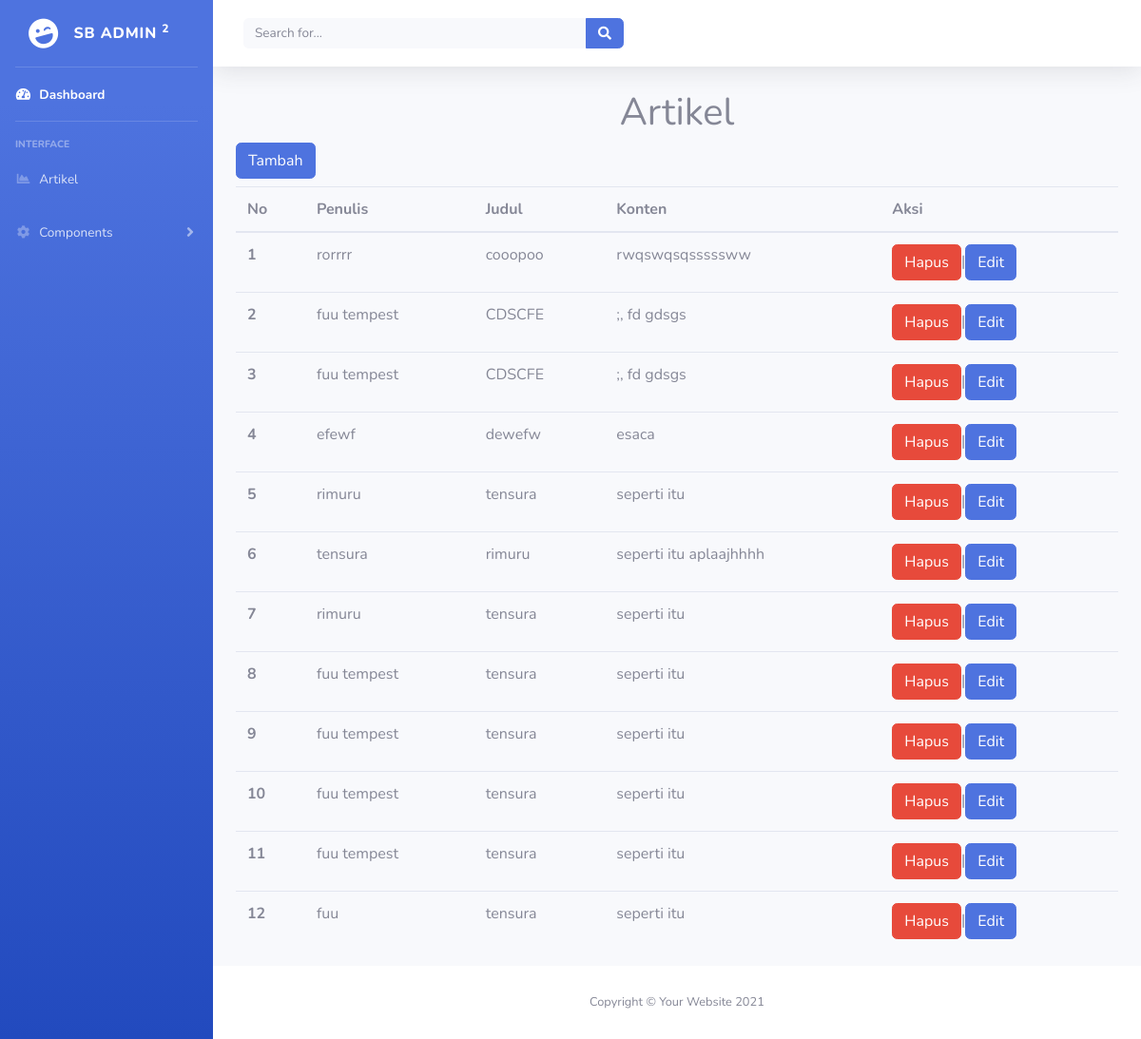
Page /admin.php?page=tabel-artikel on the committed database.
### tables this page shows
CREATE TABLE `artikel` (
  `id` int NOT NULL,
  `penulis` varchar(255) NOT NULL,
  `judul` varchar(255) NOT NULL,
  `konten` text NOT NULL,
  `gambar` varchar(100) DEFAULT NULL,
  `tanggal` date DEFAULT NULL,
  `tags` varchar(255) DEFAULT NULL
);

### controler/admin/tabel_artikel.php (called while the page is built)
<?php
include __DIR__.'/../db_connect.php';
$sql = "SELECT * FROM artikel ORDER BY id DESC";
$query = mysqli_query($connect, $sql);
?>

### views/admin/tabel_artikel.php (the view)
<div class="container-fluid">
    <h1 class="text-center">
        Artikel
    </h1>
    <a class="btn btn-primary mb-2" href="http://localhost/cms/admin.php?page=tambah-artikel" role="button">Tambah</a>
<table class="table">
  <thead>
    <tr>
      <th scope="col">No</th>
      <th scope="col">Penulis</th>
      <th scope="col">Judul</th>
      <th scope="col">Konten</th>
      <th scope="col">Aksi</th>
    </tr>
  </thead>
  <tbody>
    <?php
    $no=1;
    while($data = mysqli_fetch_assoc($query)){
    ?>
    <tr>
      <th scope="row"><?= $no ?></th>
      <td><?= $data['penulis'] ?></td>
      <td><?= $data['judul'] ?></td>
      <td><?= $data['konten'] ?></td>
      <td><a href="?page=delete-artikel&id=<?=$data['id']?>" class="btn btn-danger "onclick="return confirm('Apakah anda ingin menghapus data ini')">Hapus</a>|<a href="?page=edit-artikel&id=<?=$data['id']?>" class="btn btn-primary">Edit</a></td>
    </tr>
    <?php
    $no++;
      } ?>
  </tbody>
</table>
</div>

### layouts/admin/header.php (shortened to what this page needs)
<head>
    <link href="vendor/fontawesome-free/css/all.min.css" rel="stylesheet" type="text/css">
    <link href="css/sb-admin-2.min.css" rel="stylesheet">
</head>
<body id="page-top">
    <div id="wrapper">

### layouts/admin/sidebar.php (shortened to what this page needs)
<ul class="navbar-nav bg-gradient-primary sidebar sidebar-dark accordion" id="accordionSidebar">
<a class="sidebar-brand d-flex align-items-center justify-content-center" href="index.html">
    <div class="sidebar-brand-icon rotate-n-15">
        <i class="fas fa-laugh-wink"></i>
    </div>
    <div class="sidebar-brand-text mx-3">SB Admin <sup>2</sup></div>
</a>
<hr class="sidebar-divider my-0">
<li class="nav-item active">
    <a class="nav-link" href="admin.php">
        <i class="fas fa-fw fa-tachometer-alt"></i>
        <span>Dashboard</span></a>
</li>
<hr class="sidebar-divider">
<div class="sidebar-heading">
    Interface
</div>
 <li class="nav-item">
    <a href ="admin.php?page=tabel-artikel" class="nav-link">
        <i class="fas fa-fw fa-chart-area"></i>
        <span>Artikel</span>
    </a>
</li>
<li class="nav-item">
    <a class="nav-link collapsed" href="#" data-toggle="collapse" data-target="#collapseTwo"
        aria-expanded="true" aria-controls="collapseTwo">
        <i class="fas fa-fw fa-cog"></i>
        <span>Components</span>
    </a>
</li>
</ul>

### layouts/admin/navbar.php (shortened to what this page needs)
<div id="content-wrapper" class="d-flex flex-column">
<div id="content">
    <nav class="navbar navbar-expand navbar-light bg-white topbar mb-4 static-top shadow">
        <form
            class="d-none d-sm-inline-block form-inline mr-auto ml-md-3 my-2 my-md-0 mw-100 navbar-search">
            <div class="input-group">
                <input type="text" class="form-control bg-light border-0 small" placeholder="Search for..."
                    aria-label="Search" aria-describedby="basic-addon2">
                <div class="input-group-append">
                    <button class="btn btn-primary" type="button">
                        <i class="fas fa-search fa-sm"></i>
                    </button>
                </div>
            </div>
        </form>
            </nav>

### admin.php (shortened to what this page needs)
<?php
include 'layouts/admin/header.php';
include 'layouts/admin/sidebar.php';
include 'layouts/admin/navbar.php';
switch($_GET['page']){
    case 'tabel-artikel':
        include 'controler/admin/tabel_artikel.php';
        include 'views/admin/tabel_artikel.php';
        break;
}
include 'layouts/admin/footer.php';
?>

### layouts/admin/footer.php
</div>
<footer class="sticky-footer bg-white">
                <div class="container my-auto">
                    <div class="copyright text-center my-auto">
                        <span>Copyright &copy; Your Website 2021</span>
                    </div>
                </div>
            </footer>

### rows in the picture
artikel: penulis "rorrrr", judul "cooopoo", konten "rwqswqsqsssssww"
artikel: penulis "fuu tempest", judul "CDSCFE", konten ";, fd gdsgs"
artikel: penulis "fuu tempest", judul "CDSCFE", konten ";, fd gdsgs"
artikel: penulis "efewf", judul "dewefw", konten "esaca"
artikel: penulis "rimuru", judul "tensura", konten "seperti itu"
artikel: penulis "tensura", judul "rimuru", konten "seperti itu aplaajhhhh"
artikel: penulis "rimuru", judul "tensura", konten "seperti itu"
artikel: penulis "fuu tempest", judul "tensura", konten "seperti itu"
artikel: penulis "fuu tempest", judul "tensura", konten "seperti itu"
artikel: penulis "fuu tempest", judul "tensura", konten "seperti itu"
artikel: penulis "fuu tempest", judul "tensura", konten "seperti itu"
artikel: penulis "fuu", judul "tensura", konten "seperti itu"
